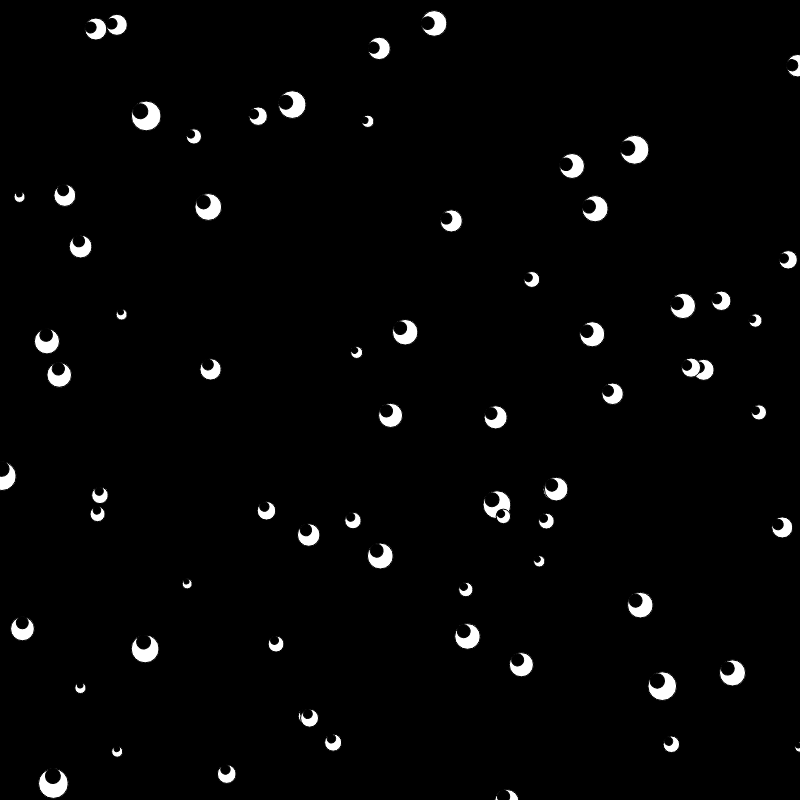
Frame 1 (no input)
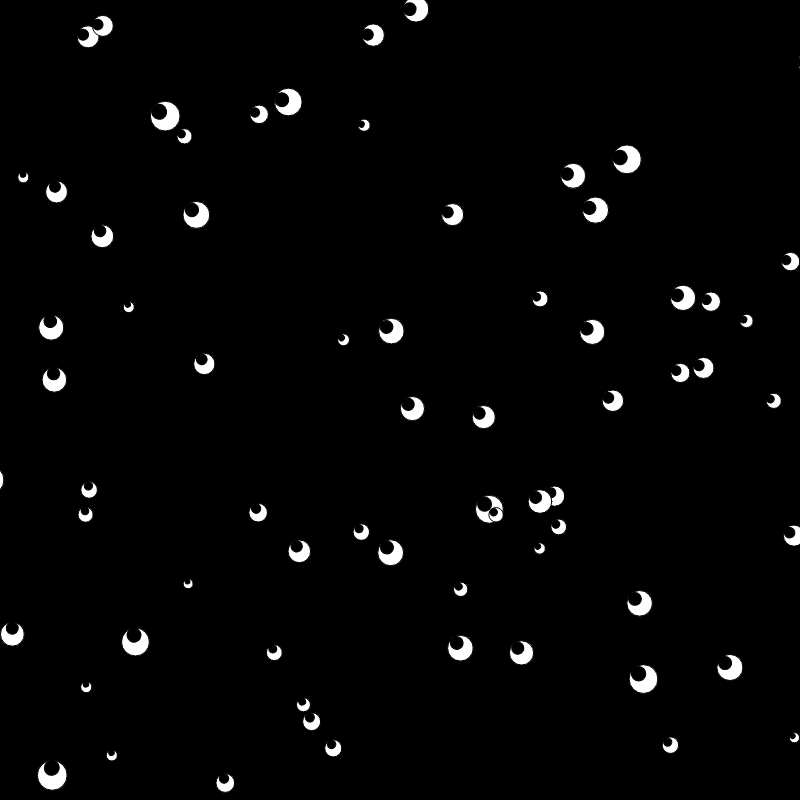
Frame 60 (no input)
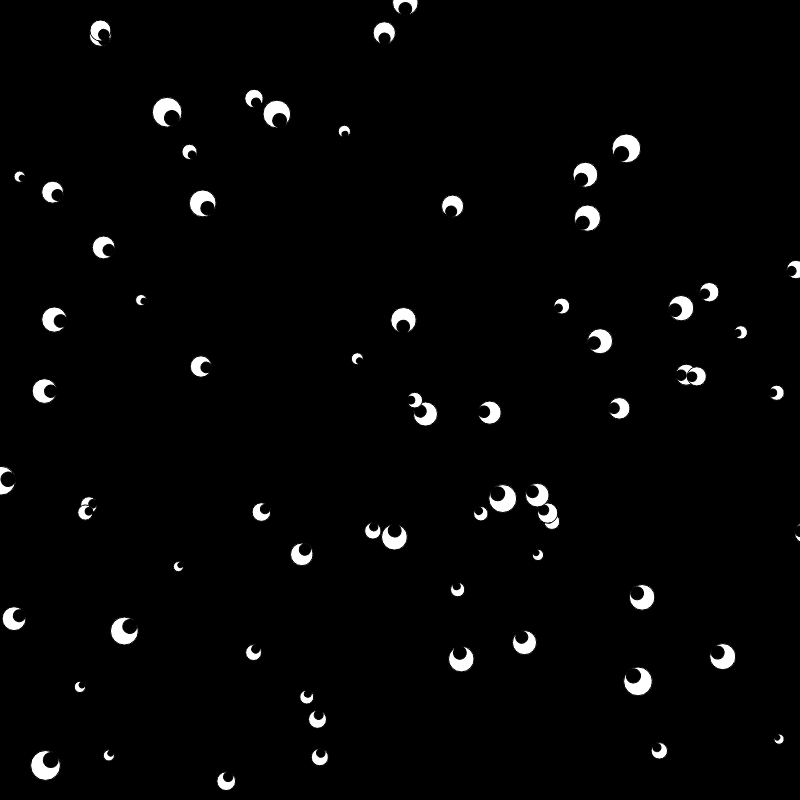
Frame 120 (the mouse pressed at the canvas centre since frame 60)

The p5.js sketch that drew these frames (run headless with seeded random() and noise() and a simulated clock; from frame 60 on, the mouse is pressed at the canvas centre):

// p5.js sketch
// ── sketch.js
  var jiggleee =[]; // array of jiggling eyes with the variable jiggleee

  /* references
     https://p5js.org/examples/math-arctangent.html
     http://simonemberton.panel.uwe.ac.uk/p5/semester_01/session_06/Task3/
  */

function setup() {  // draws everything inside it once
  createCanvas(800, 800);  // canvas is created 800 pixels up and across
  
  // Create objects.
  for (var i = 0; i < 70; i++) { // for the variable i, if i is less than 70, add another. This then pushes a new jiggleee into the array, creating more jiggling eyes.
    jiggleee.push(new Eye(random(width), random(height), random(10, 30)));  // adds a new jiggleee into the array. Each new thing uses the Eye class to create an Eye in a random location with semi-random size
  } // creates 70 eyes at random locations on the canvas with diameter sizes between 10 and 30 pixels.
}

// create new jiggling eye when mouse is pressed.
function mousePressed() { // function called mousePressed
  var r = random(10, 30); // variable r is a random number between 10 and 30
  var b = new Eye(mouseX, mouseY, r);  // variable b is a new object using the "Eye" class, the x and y positions use the current mouse x and y positions, while the size uses the variable r listed above.
  jiggleee.push(b); // adds(pushes) a new jiggling eye into the jiggleee array. 
}

function draw() {  // draw function loops everything inside it
  background(0); // black background
  // move and display all the objects.
  for (var i = 0; i < jiggleee.length; i++) {   // for variable i = 0, if i is less than the length of jiggleee variable, add one
    jiggleee[i].move();  // translates the object in a random direction
    jiggleee[i].update(mouseX, mouseY); // updates the jiggleee variable according to where the mouse is. Allows the eyes to follow the mouse.
    jiggleee[i].display(); // displays the new translation  
  }
  
}

class Eye{ // a class that creates an eye with ellipse inside, the smaller ellipse follows the mouse.
  constructor(tx,ty,ts){  // created object has three variables, tx, ty and ts. 
    this.x = tx;   // the "this" keyword relates only to this object instance. 
    this.y = ty;
    this.size = ts;
    this.speed = 2;
  }

  update = function(mx, my) {
    this.angle = atan2(my - this.y, mx - this.x);  // atan2 draws a line between the object and the cursor, changing the angle it is facing according to mouse position, updates the translation to reflect this. 
  };

  move() {
    this.x += random(-this.speed, this.speed); // random jitter in x and y directions.
    this.y += random(-this.speed, this.speed);
  }

  display = function() {  // displays the ellipses and rotates the smaller ellipse using push and pop to start and end a new drawing state.
    push(); 
    translate(this.x, this.y); // allows eyes to move at an x and y position other than 0,0
    fill(255); // white fill
    ellipse(0, 0, this.size, this.size); // creates an ellipse with variables for the size
    rotate(this.angle); // rotates according to update function above.
    fill(0); // black fill
    ellipse(this.size / 4, 0, this.size / 2, this.size / 2); // makes a smaller ellipse.
    pop();
  };
   
}
